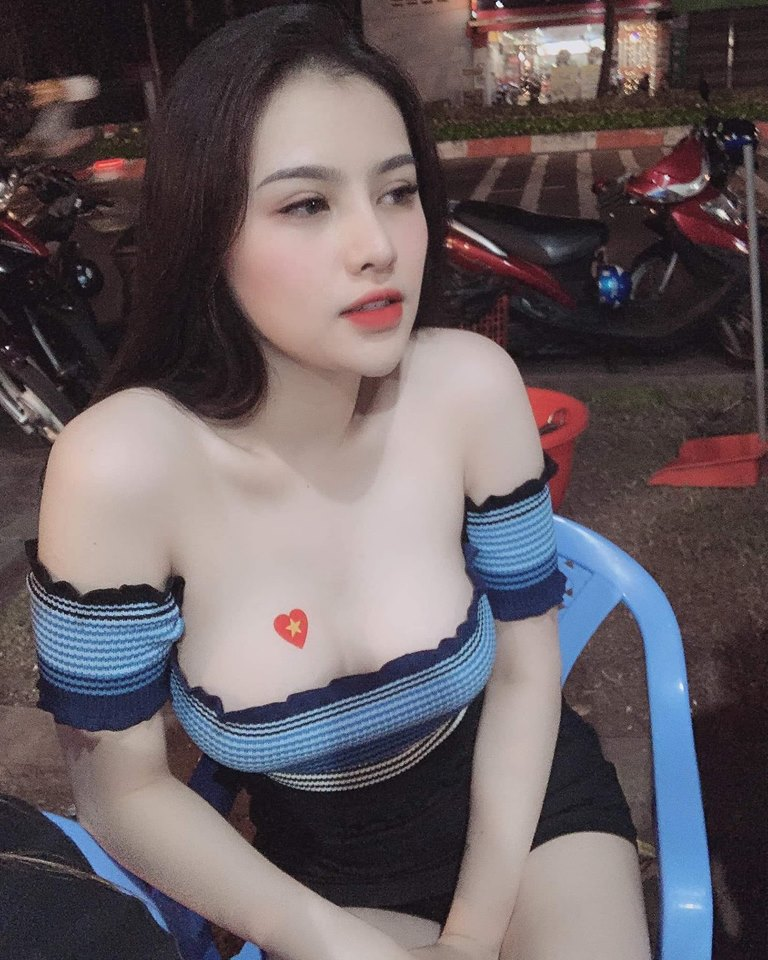
#> input picture open_cv/learn/girl.png, 768 x 960 px
$ python xla.py
#> lines starting #> are read from the running program, lines starting #| are printed output that depends on the picture
import cv2
import numpy as np

img = cv2.imread('girl.png', 1)
#> img is the input picture: shape (960, 768, 3); mean B, G, R 97.2, 93.2, 103.4
# img = cv2.imread('girl.png', 0)
print(img.shape)
#| (960, 768, 3)
# (960, 768, 3) ==> 960 : chiều cao , 768 : chiều rộng , 3 : dạng ảnh có 3 kênh màu (r,n,g) ( ảnh màu )
# (960, 768) ==> 960 : chiều cao , 768 : chiều rộng ( ảnh trắng đen )
print(img.size)
#| 2211840
# 2211840 : kích thước tấm hình ( byte )
print(img.dtype)
#| uint8
# uint8 : kiểu ảnh 8 bit

# Cắt hình ( dựa theo toa độ điểm )
#                 điểm ------------------------------------
#                   |                                     |
#                   |                                     |
#                   |                                     |
#                   |----------------------------------- điểm
#
# subimg = img[0:960, 0:768]
# subimg = subimg[:, :, 0]
# cv2.imshow('image', subimg)
# cv2.waitKey(0)
# cv2.destroyAllWindows()

img2 = cv2.imread('scenery.jpg', 1)
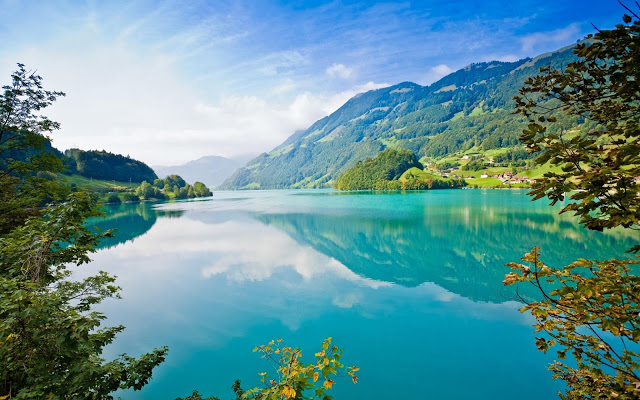
#> input picture open_cv/learn/scenery.jpg, 640 x 400 px
#> img2 is the input picture: shape (400, 640, 3); mean B, G, R 151, 145.8, 95.3

subimg1 = img[0:400, 0:400]
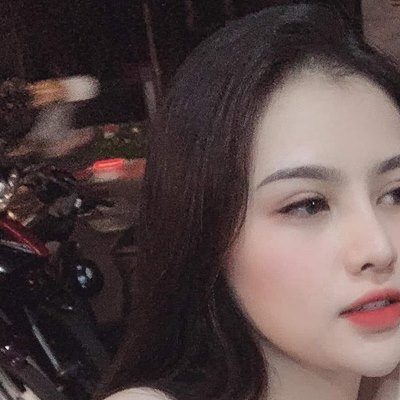
#> subimg1: shape (400, 400, 3); mean B, G, R 70, 70.4, 86.9
subimg2 = img2[0:400, 0:400]
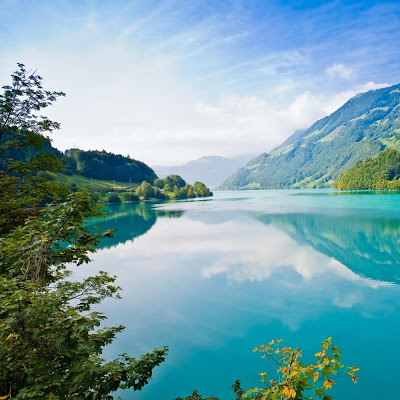
#> subimg2: shape (400, 400, 3); mean B, G, R 170.2, 161.8, 119.6

img3 = cv2.add(subimg1, subimg2)
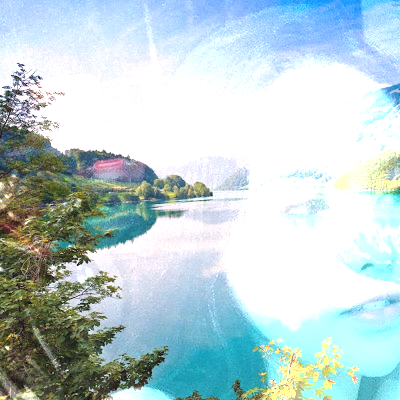
#> img3: shape (400, 400, 3); mean B, G, R 211.4, 208.4, 187.2
cv2.imshow('image', img3)

cv2.waitKey(0)
cv2.destroyAllWindows()
